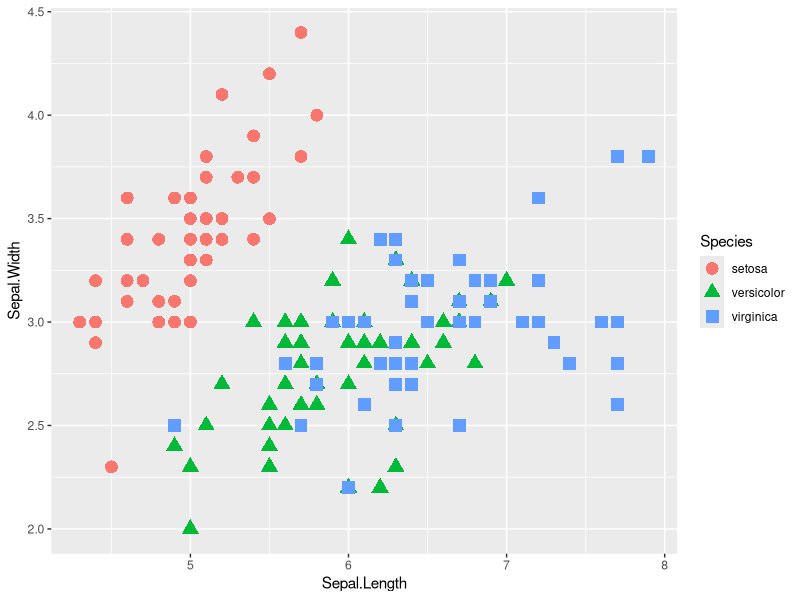
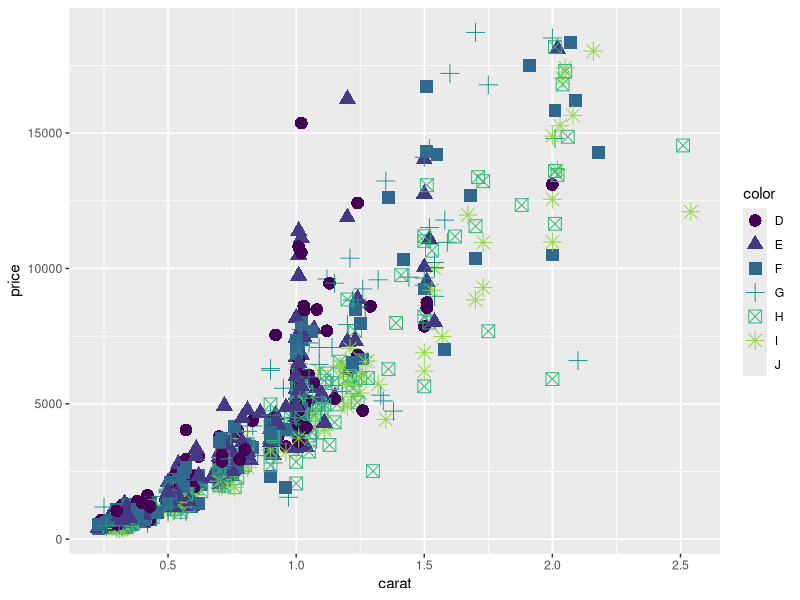
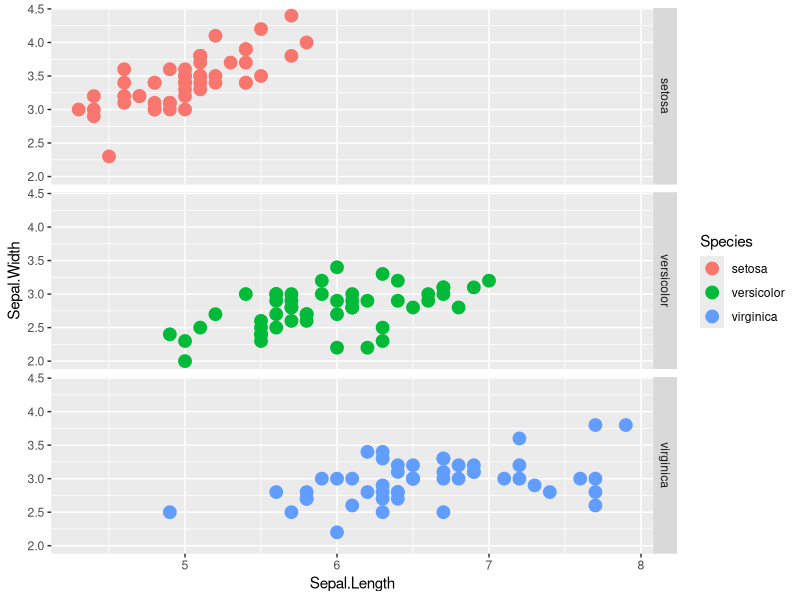
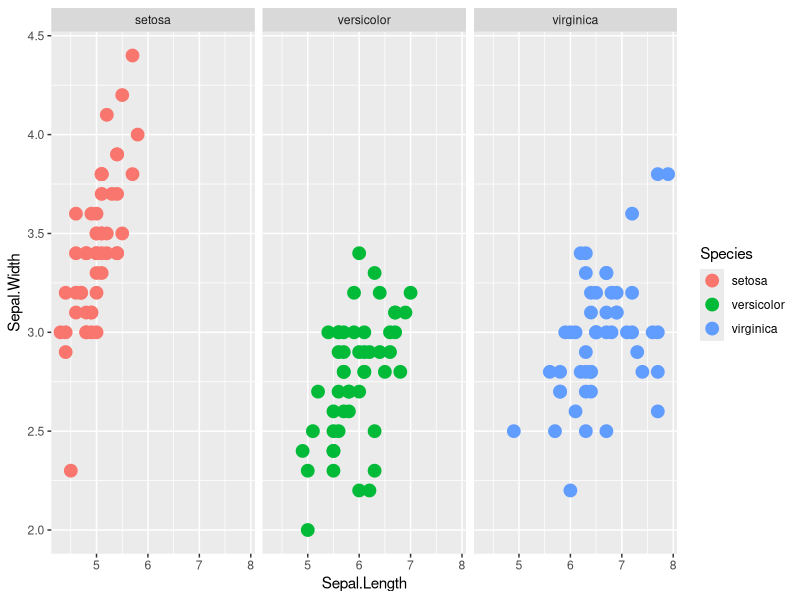
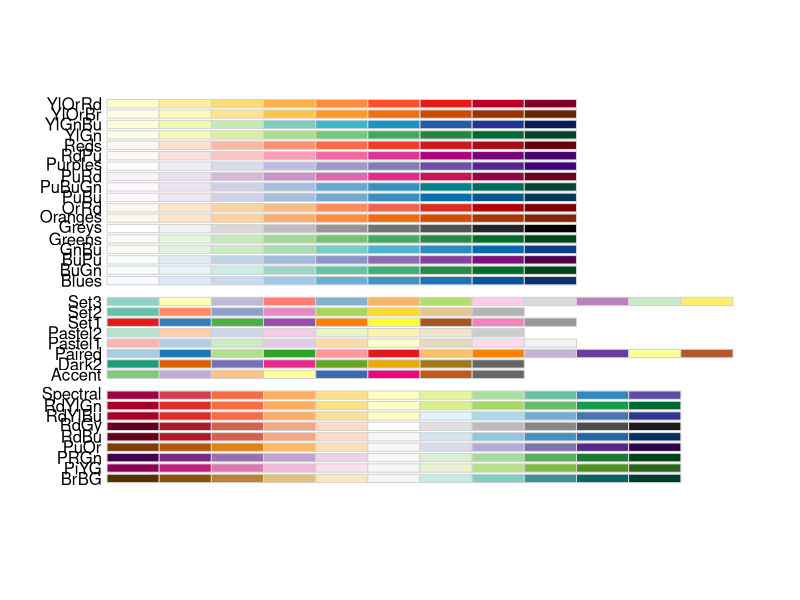
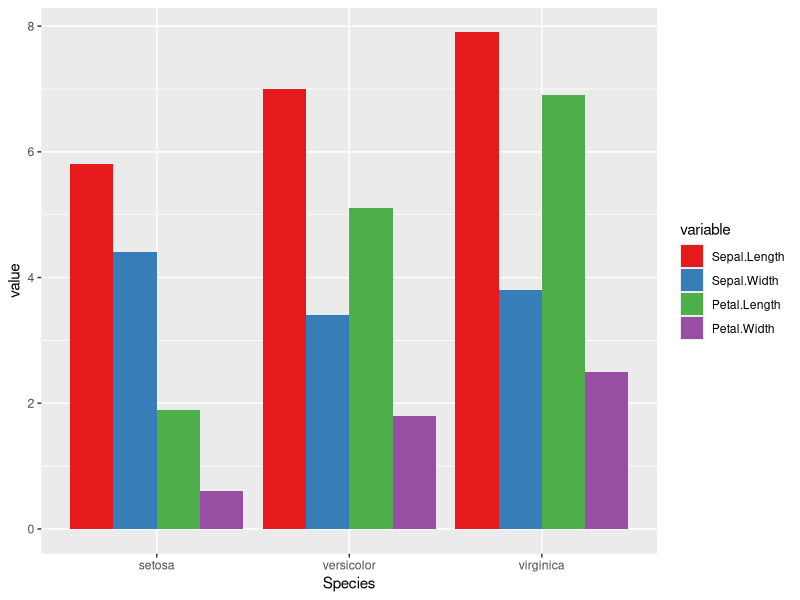

These charts were generated, in order, by the following R code:
#ggplot learning script
#kartik
#Feb 22, 2015:
#kartikgavara@gmail.com

install.packages("ggplot2",dependencies = TRUE)
install.packages("plyr")
install.packages("ggthemes")
install.packages("reshape2")

library("ggplot2")
library("reshape2")

library("ggthemes")
library("plyr")
myplot <- ggplot(data = iris, aes(x=Sepal.Length, y=Sepal.Width))
summary(myplot)
ggplot(data = iris, aes(x=Sepal.Length, y=Sepal.Width, color=Species)) +
  geom_point(aes(shape=Species),size=4)


d2 <- diamonds[sample(1:dim(diamonds)[1],1000), ]
myplot <- ggplot(data = d2, aes(x=carat, y=price, color=color)) +
  geom_point(aes(shape=color),size=4)
myplot
dim(diamonds)
diamonds


library(MASS)
myplot <- ggplot(birthwt,aes(factor(race),bwt))+ geom_boxplot()
summary(myplot)
birthwt


# FACETS

ggplot(iris,aes(Sepal.Length,Sepal.Width,color=Species))+geom_point(size=4)+
  facet_grid(Species~.)
ggplot(iris,aes(Sepal.Length,Sepal.Width,color=Species))+geom_point(size=4)+
  facet_wrap(~Species)


#Scales

library(RColorBrewer)
display.brewer.all()

df<-melt(iris,id.vars="Species")
ggplot(df,aes(Species,value,fill=variable))+
  geom_bar(stat="identity",position="dodge")+
  scale_fill_brewer(palette="Set1")
